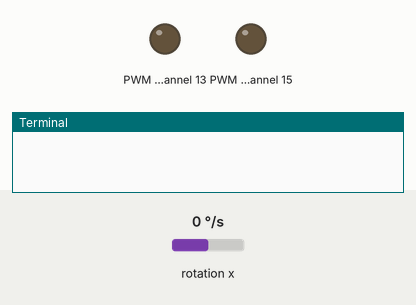
A program run on a simulated Raspberry Pi (BCM pin numbers). On the bench: output pins drawn as LEDs (lit = HIGH), the last lines printed to the terminal. The inputs (shaded band) are chosen by the test bench; at power-on: rotation x 0 °/s. Threads take turns every 2 ms; the clock reads 2024-03-15 10:24:30 at power-on unless the program sets it. At 18.8 s the program stops and its outputs stay as they are.

Above: at 0.1 s.
At 4.43 s:
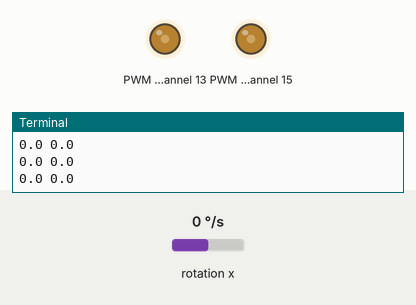
At 8.48 s:
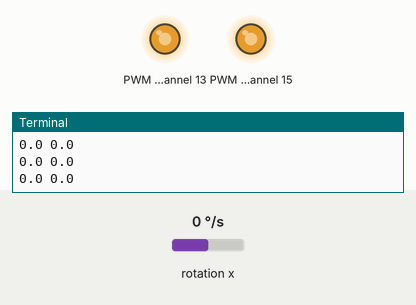
At 16.88 s:
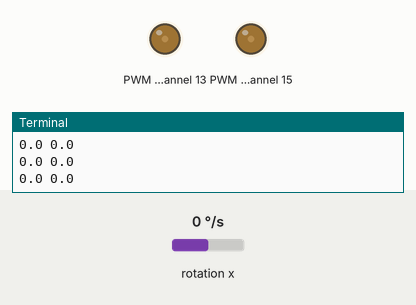
Timing chart, 0 to 20.3 s (numbered marks = the images above):
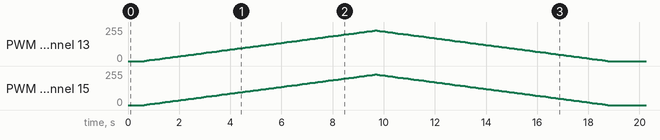

Measured:
- by itself, PWM channel 13, PWM channel 15: rises from 0/255 to 229/255 in 9.0 s, then falls to 0/255 in 9.1 s

The program:

i2cDev.py
```python
#!/usr/bin/python3.4
# -*-coding:utf-8 -*

# powers my two motors throught Adafruit i2c servo driver

import math
from time import time, sleep
import re
import smbus
from parameter import *
from threading import Thread

# Channels
DIRg = 12
PWMg = 13
DIRr = 14
PWMr = 15

# ===========================================================================
# Adafruit_I2C Class
# ===========================================================================

class Adafruit_I2C(object):

	def __init__(self, address, busnum=-1, debug=False):
		self.address = address
		self.bus = smbus.SMBus(1); # Force I2C1 (512MB Pi's)

	def reverseByteOrder(self, data):
		#Reverses the byte order of an int (16-bit) or long (32-bit) value
		# Courtesy Vishal Sapre
		byteCount = len(hex(data)[2:].replace('L','')[::2])
		val			 = 0
		for i in range(byteCount):
			val		= (val << 8) | (data & 0xff)
			data >>= 8
		return val

	def write8(self, reg, value):
		try:
			self.bus.write_byte_data(self.address, reg, value)
		except:
			pass

	def write16(self, reg, value):
		try:
			self.bus.write_word_data(self.address, reg, value)
		except:
			pass

	def writeRaw8(self, value):
		try:
			self.bus.write_byte(self.address, value)
		except:
			pass

	def readU8(self, reg):
	# Read unsigned Byte
		try:
			result = self.bus.read_byte_data(self.address, reg)
			return result
		except:
			pass

	def readS8(self, reg):
	# Read signed Byte
		try:
			result = self.bus.read_byte_data(self.address, reg)
			if result > 127: result -= 256
			return result
		except:
			pass

	def readU16(self, reg, little_endian=True):
	#Reads an unsigned 16-bit value from the I2C device
		try:
			result = self.bus.read_word_data(self.address,reg)
			# Swap bytes if using big endian because read_word_data assumes little
			# endian on ARM (little endian) systems.
			if not little_endian:
				result = ((result << 8) & 0xFF00) + (result >> 8)
			return result
		except:
			pass

	def readS16(self, reg, little_endian=True):
	#Reads a signed 16-bit value from the I2C device"
		try:
			result = self.readU16(reg,little_endian)
			if result > 32767: result -= 65536
			return result
		except:
			pass


# ============================================================================
# Adafruit PCA9685 16-Channel PWM Servo Driver
# ============================================================================

class PWM() :
	# Registers/etc.
	__MODE1				= 0x00
	__MODE2				= 0x01
	__SUBADR1			= 0x02
	__SUBADR2			= 0x03
	__SUBADR3			= 0x04
	__PRESCALE			= 0xFE
	__LED0_ON_L			= 0x06
	__LED0_ON_H			= 0x07
	__LED0_OFF_L		= 0x08
	__LED0_OFF_H		= 0x09
	__ALL_LED_ON_L		= 0xFA
	__ALL_LED_ON_H		= 0xFB
	__ALL_LED_OFF_L		= 0xFC
	__ALL_LED_OFF_H		= 0xFD

	# Bits
	__RESTART			= 0x80
	__SLEEP				= 0x10
	__ALLCALL			= 0x01
	__INVRT				= 0x10
	__OUTDRV			= 0x04

	general_call_i2c = Adafruit_I2C(0x00)

	@classmethod
	def softwareReset(cls):
		cls.general_call_i2c.writeRaw8(0x06)		# SWRST

	def __init__(self, address=0x40):
		self.i2c = Adafruit_I2C(address)
		self.address = address
		self.setAllPWM(0, 0)
		self.i2c.write8(self.__MODE2, self.__OUTDRV)
		self.i2c.write8(self.__MODE1, self.__ALLCALL)
		sleep(0.005)					 # wait for oscillator
		mode1 = self.i2c.readU8(self.__MODE1)
		mode1 = mode1 & ~self.__SLEEP			 # wake up (reset sleep)
		self.i2c.write8(self.__MODE1, mode1)
		sleep(0.005)					 # wait for oscillator
		self.dirG_old = self.dirR_old = self.vg_old = self.vr_old = 0

	def setPWMFreq(self, freq):
		#Sets the PWM frequency
		prescaleval = 25000000.0		# 25MHz
		prescaleval /= 4096.0			 # 12-bit
		prescaleval /= float(freq)
		prescaleval -= 1.0
		prescale = math.floor(prescaleval + 0.5)
		oldmode = self.i2c.readU8(self.__MODE1);
		newmode = (oldmode & 0x7F) | 0x10	 # sleep
		self.i2c.write8(self.__MODE1, newmode)				# go to sleep
		self.i2c.write8(self.__PRESCALE, int(math.floor(prescale)))
		self.i2c.write8(self.__MODE1, oldmode)
		sleep(0.005)
		self.i2c.write8(self.__MODE1, oldmode | 0x80)

	def setPWM(self, channel, on, off):
		#Sets a single PWM channel
		self.i2c.write8(self.__LED0_ON_L+4*channel, on & 0xFF)
		self.i2c.write8(self.__LED0_ON_H+4*channel, on >> 8)
		self.i2c.write8(self.__LED0_OFF_L+4*channel, off & 0xFF)
		self.i2c.write8(self.__LED0_OFF_H+4*channel, off >> 8)
	def setAllPWM(self, on, off):
		#Sets a all PWM channels
		self.i2c.write8(self.__ALL_LED_ON_L, on & 0xFF)
		self.i2c.write8(self.__ALL_LED_ON_H, on >> 8)
		self.i2c.write8(self.__ALL_LED_OFF_L, off & 0xFF)
		self.i2c.write8(self.__ALL_LED_OFF_H, off >> 8)

	def set_speed(self, v1, v2):
		dirG = 0
		if v1>=0:
			if v1>=100:
				v1=100
			dirG=0
		elif v1<0:
			if v1<= -100:
				v1=-100
			v1 = -v1
			dirG=4095

		dirR = 0
		if v2>=0:
			if v2>=100:
				v2=100
			dirR=0
		elif v2<0:
			if v2<= -100:
				v2=-100
			v2 = -v2
			dirR=4095

		vg = math.trunc(4095*v1/100.0)
		vr = math.trunc(4095*v2/100.0)

		if (dirG != self.dirG_old):
			self.setPWM(DIRg, 0, dirG)
		if (dirR != self.dirR_old):
			self.setPWM(DIRr, 0, dirR)
		if (vg != self.vg_old):
			self.setPWM(PWMg, 0, vg)
		if (vr != self.vr_old):
			self.setPWM(PWMr, 0, vr)
		self.dirG_old = dirG
		self.dirR_old = dirR
		self.vr_old = vr
		self.vg_old = vg

class mpu6050():
	#register adress
	power_mgmt_1 = 0x6b
	power_mgmt_2 = 0x6c
	set_scale = 0x1b
	sample_rate = 0x19
	low_pass_filter = 0x1a
	offset_x = 0

	def get_x(self):
		try:
			v = self.i2c.readS16(0x43, False)
			return ( v - self.offset_x ) * self.scale
		except:
			return(0)
			pass

	def save_offset(self, n=500):
		self.offset_x = 0
		for i in range(1, n, 1):
			self.offset_x += self.i2c.readS16(0x43, False)
			sleep(0.0005)
		self.offset_x /= n
		print("offset_x: ", self.offset_x)

	def __init__(self, address=0x68):
		self.i2c = Adafruit_I2C(address)
		self.address = address
		# Wake up mpu6050
		try:
			self.i2c.write8(self.power_mgmt_1, 0)
		except:
			print("Connexion mpu6050 failed, trying again...")
			sleep(0.01)
			self.i2c.write8(self.power_mgmt_1, 0)
			pass

		self.i2c.write8(self.set_scale, 2) 		# 2 => +/- 1000 °/sec
		self.i2c.write8(self.sample_rate, 7)		# 7=>1kHz; 6=>2kHz? rate
		self.i2c.write8(self.low_pass_filter, 0x0)	# 6=>5Hz ; 0=>256Hz  bandpass

		self.scale = 1000.0 * 3.141 / ( 8 * 32768 * 180 ) # rad/sec
		self.offset_x = self.offset_y = self.offset_z = 0
		sleep(0.005)

class i2c_devices(Thread):
	def reset(self):
		self.v1 = self.v2 = 0
		self.gyro_x = 0.0
		self.estimated_incl = 0.0
		self.new_val = True

	def __init__(self):
		Thread.__init__(self)
		self.motors = PWM()
		self.gyro = mpu6050()
		self.t_filter = 0.005
		self.reset()
		self.dt_mot = time()

	def save_gyro_offset(self, n=200):
		self.gyro.save_offset(500)

	def set_speed(self, v1, v2):
		self.v1 = v1
		self.v2 = v2
		self.new_val = True
		self.dt_mot = time()

	def get_gyro_x(self):
		return self.gyro_x

	def get_estimated_incl(self):
		return self.estimated_incl

	def finish(self):
		self.motors.set_speed(0,0)
		#self.motors.softwareReset()
		Thread.__init__(self)
		self.notDone = False
		self.v1 = self.v2 = 0
		self.gyro_x = 0.0
		self.estimated_incl = 0.0
		#self.__init__()
		sleep(0.05)

	def run(self):
		tmin = 10
		tmax = 0
		mmin = 10
		mmax = 0
		self.notDone = True
		print("begin thread i2c")
		while self.notDone :
			t = t_old = time()
			while (self.notDone and not self.new_val):
				sleep(0.0001)
				r = self.gyro.get_x()
				t = time()
				dt = t - t_old
				self.estimated_incl += r * dt
				self.gyro_x = (self.gyro_x * self.t_filter + dt * r) / (dt + self.t_filter)
				t_old = t
				#if dt > tmax: tmax = dt
				#elif dt<tmin: tmin = dt
				if (not self.notDone) or self.new_val: break
				sleep(0.0001)

			self.motors.set_speed(self.v1, self.v2)
			self.new_val = False
			#dtMot = time()-self.dt_mot
			#if dtMot > mmax: mmax = dtMot
			#elif dtMot<mmin: mmin = dtMot
		#print("I2cDevice loop time min ", tmin, "\max ", tmax)
		#print("I2cMots react time min ", mmin, "\max ", mmax)
		print("exit thread i2c")
		#END_LOOP; exit thread

if __name__ == "__main__":
	myI2cDev = i2c_devices()
	myI2cDev.save_gyro_offset(500)
	myI2cDev.start()
	for i in range(0, 90, 1):
		myI2cDev.set_speed(i, i)
		sleep(0.1)
		print(myI2cDev.get_gyro_x(), myI2cDev.get_estimated_incl())
	for i in range(90, 0, -1):
		myI2cDev.set_speed(i,i)
		sleep(0.1)
		print(myI2cDev.get_gyro_x(), myI2cDev.get_estimated_incl())
	myI2cDev.finish()
```

parameter.py
```python
#!/usr/bin/python3
# -*-coding:utf-8 -*

# Common constants

U_alim = 12.2	# Voltage of the alim in V


# physical dimentions of the vehicule
dxLeft = 0.042*3.141/48.0
dxRight= 0.042*3.141/48.0		# Perimeter of the wheel / nbre of encoder tilt per rotation
wheels_width = 0.128   			# distance beetwin wheels
radius_G = 0.14					# Heigh of the weightPoint relative to the wheels axis

# motor constants
Kv_left = 30.9 * dxLeft			# Speed / U_motor  (m/s /V)
Kv_right= 30.9 * dxRight
KVr	= Kv_right* U_alim / 1200.0	# Speed / %pwm
KVl	= Kv_left * U_alim / 1200.0
R_intern = 17.1				# Calculated from stall torque, stall current und kv

# Pins Encoders
pinLeftA = 6
pinLeftB = 13
pinRightA= 19
pinRightB= 26


# PI inclinaison, the value proposed are are the robust ones (half the limit ones) by 12V
kva = 0.0      	#30.0
kpa = 4000.     	#1000
tpa = 1000.000004  	#0.00005
ksa = 100.		# % geschwindigkeitsvorsteuerung
kda = 0.0     		#10.0
kaa = .0		#5.0
sata= 150.0    		#200
#t_filter_a = 0.002 # 0.05

# PID orientation
kvo = 2. 	#1.2
kpo = 500. # 400
tpo = 0.000017 #  0.0006
kdo = 10.1# 0.001
sato= 0
t_filter_o = 0.001

# PID position
kvw = 0.2	# 0.5
kpw = 0.2
tpw = 1.6
ksw = 100.0		# %
kdw = 0.001
satw= .0
t_filter_w = 0.1

# loop time, seconds. Must be more than the actual time it takes to free CPU use for other process
loop_time = 0.002
```
